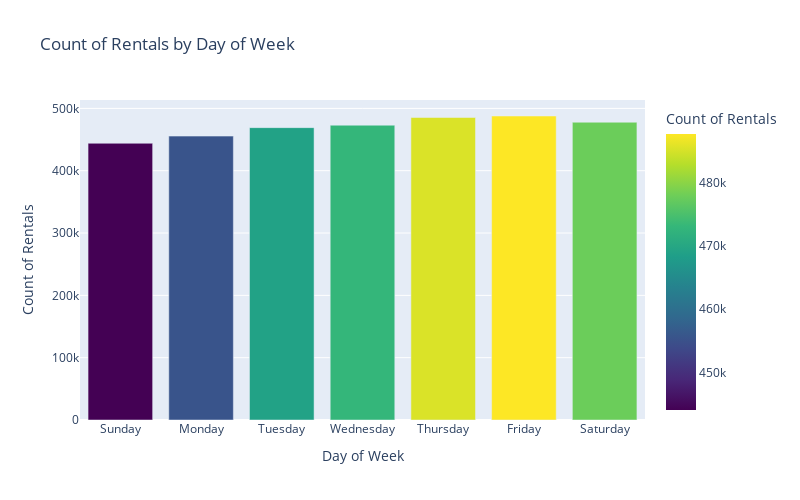

Notebook code cell kept with this figure:
### Markdown cell above
**Following the logic for the previous chart, we also did a bar chart to count the total for the days of the week (Day 0 represents Sundays).
It's interesting to note that the total count gradually increases as the week continues, and then, strangely, goes back down on Saturday (which is a day where we would expect more people to rent). From this, we can deduce that a large number of customers use the bikes to go to work (so during the week). There could potentially be some interesting promotional campaigns made around this insight. For example, we could recommend to create a promotional campaign to encourage people to rent more during the week-end, for example: "First 3 minutes are free on Sundays" (Sundays because it is the least popular day)**.

Below is the same chart but using plotly express for easier Streamlit inclusion.

### Code cell
fig1 = px.bar(weekday_counts, x='weekday', y='cnt', 
            title='Count of Rentals by Day of Week',
            labels={'cnt': 'Count of Rentals', 'weekday': 'Day of Week'},
            color='cnt', 
            color_continuous_scale='viridis',  
            width=800, height=500)
fig1.update_layout(
        xaxis = dict(
            tickmode = 'array',
            tickvals = [0,1,2,3,4,5,6],
            ticktext = ["Sunday","Monday","Tuesday","Wednesday","Thursday","Friday","Saturday"]
        ))

# Show the chart
fig1.show()

### Figure 1 — Plotly figure (JSON) as saved in the notebook; plotly's stock layout.template omitted (floating-point values rounded to 4 significant figures)
{"data": [{"alignmentgroup": "True", "hovertemplate": "Day of Week=%{x}<br>Count of Rentals=%{marker.color}<extra></extra>", "legendgroup": "", "marker": {"color": [444027, 455503, 469109, 473048, 485395, 487790, 477807], "coloraxis": "coloraxis", "pattern": {"shape": ""}}, "name": "", "offsetgroup": "", "orientation": "v", "showlegend": false, "textposition": "auto", "type": "bar", "x": [0, 1, 2, 3, 4, 5, 6], "xaxis": "x", "y": [444027, 455503, 469109, 473048, 485395, 487790, 477807], "yaxis": "y"}], "layout": {"barmode": "relative", "coloraxis": {"colorbar": {"title": {"text": "Count of Rentals"}}, "colorscale": [[0, "#440154"], [0.1111, "#482878"], [0.2222, "#3e4989"], [0.3333, "#31688e"], [0.4444, "#26828e"], [0.5556, "#1f9e89"], [0.6667, "#35b779"], [0.7778, "#6ece58"], [0.8889, "#b5de2b"], [1, "#fde725"]]}, "height": 500, "legend": {"tracegroupgap": 0}, "title": {"text": "Count of Rentals by Day of Week"}, "width": 800, "xaxis": {"anchor": "y", "domain": [0, 1], "tickmode": "array", "ticktext": ["Sunday", "Monday", "Tuesday", "Wednesday", "Thursday", "Friday", "Saturday"], "tickvals": [0, 1, 2, 3, 4, 5, 6], "title": {"text": "Day of Week"}}, "yaxis": {"anchor": "x", "domain": [0, 1], "title": {"text": "Count of Rentals"}}}}
